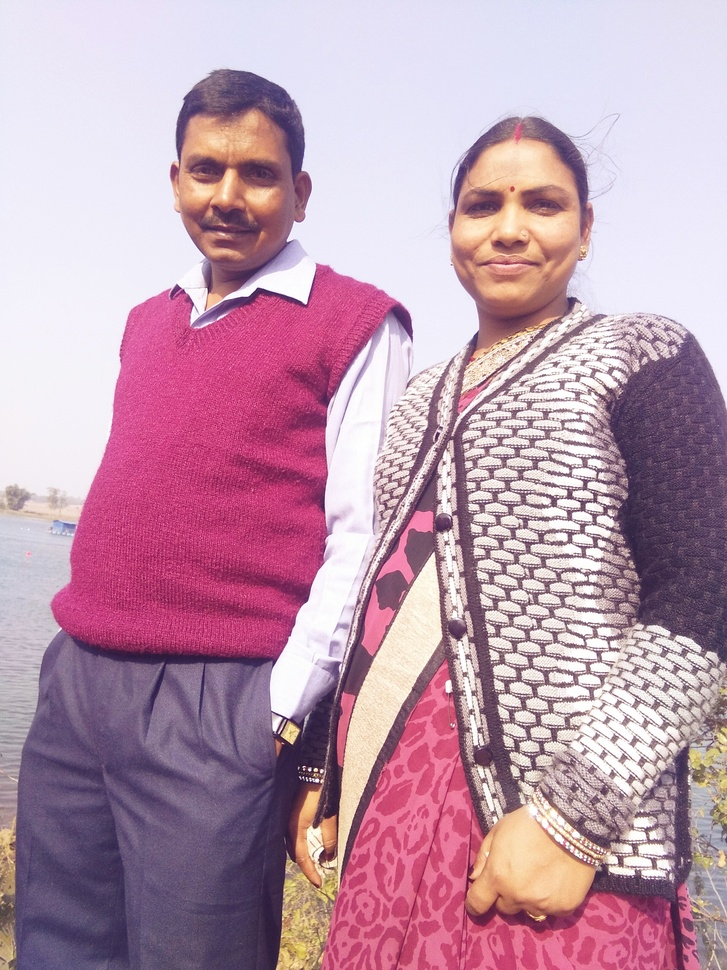
#> input picture Image processing/2_class/imag.jpg, 727 x 970 px, shrunk from 2448 x 3264 before the run, found by its file name
$ python translation.py
#> lines starting #> are read from the running program, lines starting #| are printed output that depends on the picture
import matplotlib.pyplot as plt
import numpy as np
import cv2
img = plt.imread('2_class\\imag.jpg')
#> img is the input picture: shape (970, 727, 3); mean R, G, B 188.8, 152.5, 171.9
img2 = np. zeros_like(img)

img2[300:, 500:] = img[:-300, :-500]
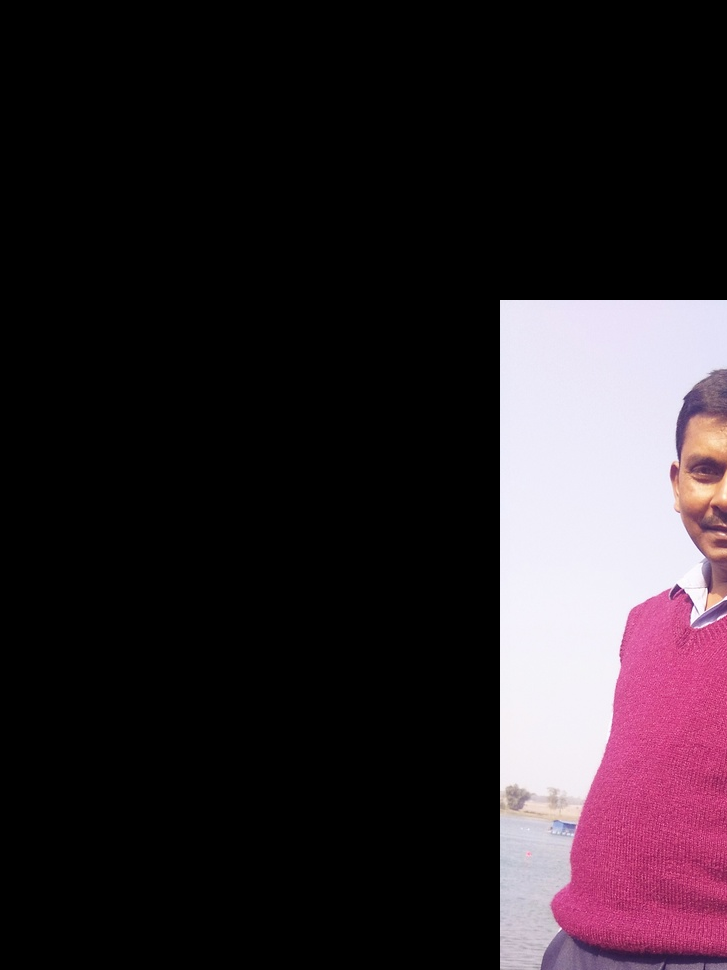
#> img2: shape (970, 727, 3); mean R, G, B 46.6, 36.7, 42.3
plt.imshow(img2)
plt.show()

def translation_img(src_img,shift_distance,shape_of_out_image):
#> called with shift_distance = (500, 300), shape_of_out_image = (970, 727, 3)
    h,w=src_img.shape[:2]
#> h = 970; w = 727
    x_distance=shift_distance[0]
    y_distance=shift_distance[1]
    ts_mat=np.array([[1,0,x_distance],[0,1,y_distance]])

    out_img=np.zeros(shape_of_out_image,dtype='u1')

    for i in range(h):
        for j in range(w):
            origin_x=j
            origin_y=i
            origin_xy=np.array([origin_x,origin_y,1])

            new_xy=np.dot(ts_mat,origin_xy)
            new_x=new_xy[0]
            new_y=new_xy[1]

            if 0<new_x<w and 0<new_y<h:
                out_img[new_y,new_x]=src_img[i,j]
    return out_img

shift_distance=(500,300)
shifted_image=translation_img(img,shift_distance,img.shape)

plt.imshow(img)
plt.show()
plt.imshow(shifted_image)
plt.show()

$ run again, with Image processing/2_class/high.jpeg copied over Image processing/2_class/imag.jpg
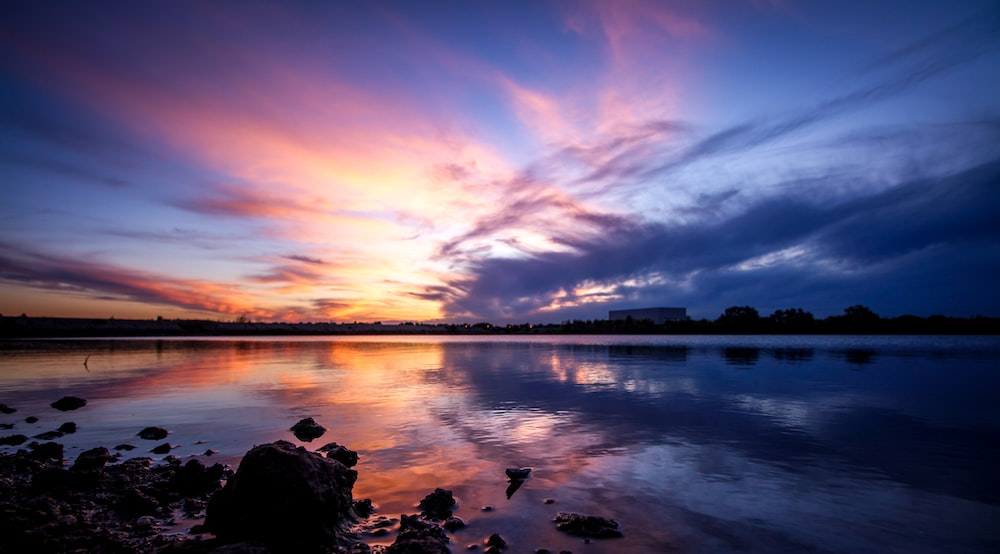
#> input picture Image processing/2_class/high.jpeg, 1000 x 554 px, found by its file name
#> img is the input picture: shape (554, 1000, 3); mean R, G, B 92.9, 83.2, 114.7
#> `img2[300:, 500:] = img[:-300, :-500]`:
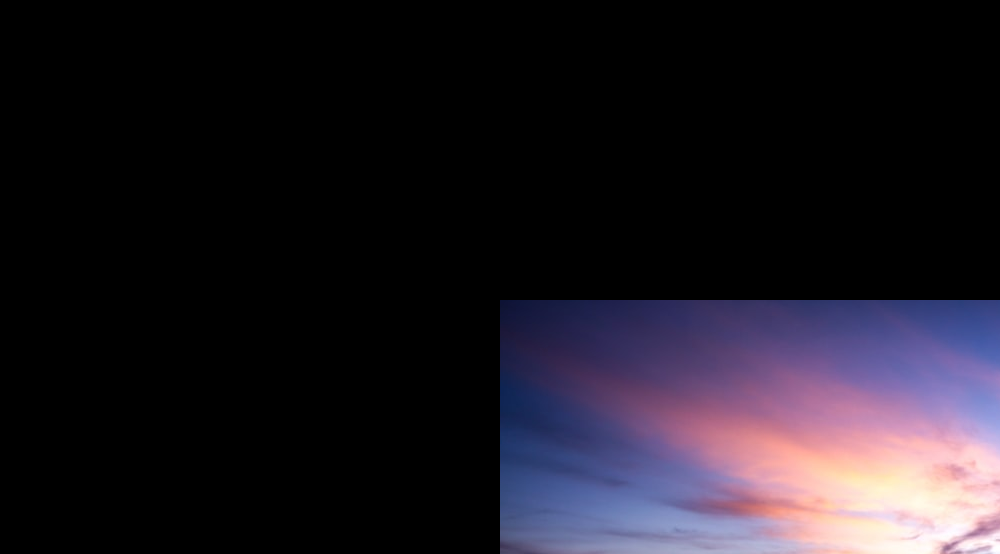
#> img2: shape (554, 1000, 3); mean R, G, B 30.3, 25.7, 34.3
